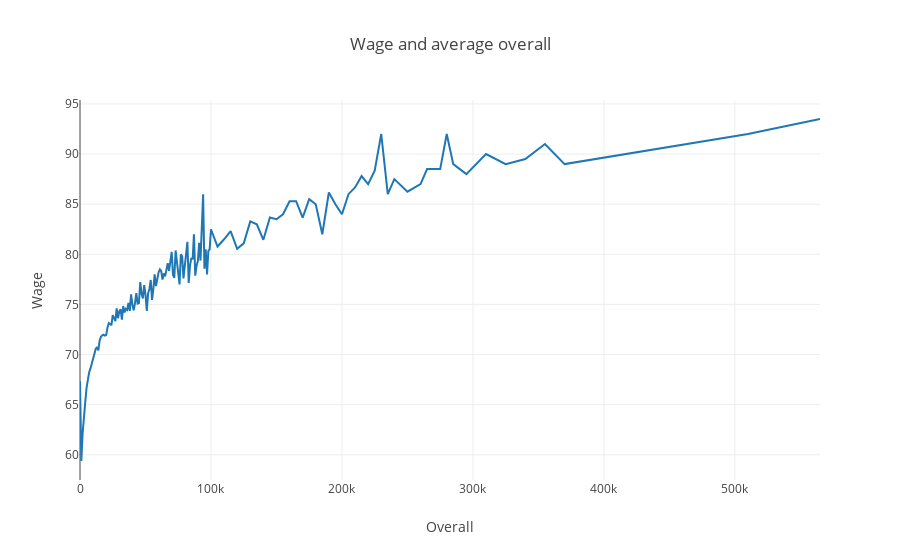

Notebook cell for this chart:
### Markdown cell above
Chart shows that we dont't see a strong dependence of Crossing and Ball control froma player wage.

### Code cell
data4 = df.groupby('Wage')['Overall'].mean().reset_index(name='OverallAvg')
trace = Scatter(x=data4.Wage, y=data4.OverallAvg, name='Ball Control')
data = Data([trace])
layout = go.Layout(
    title='Wage and average overall',
    xaxis=dict(title='Overall'),
    yaxis=dict(title='Wage')
)
offline.init_notebook_mode(connected=True)
f = Figure({'data': data, 'layout': layout})
offline.iplot(f)

### Figure 1 — Plotly figure (JSON) as saved in the notebook; plotly's stock layout.template omitted (floating-point values rounded to 4 significant figures; data arrays with more than 128 entries replaced by an {"elided": "..."} marker saying what was removed)
{"data": [{"name": "Ball Control", "type": "scatter", "uid": "b099d316-9d50-4939-91d3-b4fdcf5d045f", "x": {"elided": "142 int values"}, "y": {"elided": "142 float values"}}], "layout": {"title": {"text": "Wage and average overall"}, "xaxis": {"title": {"text": "Overall"}}, "yaxis": {"title": {"text": "Wage"}}}}
